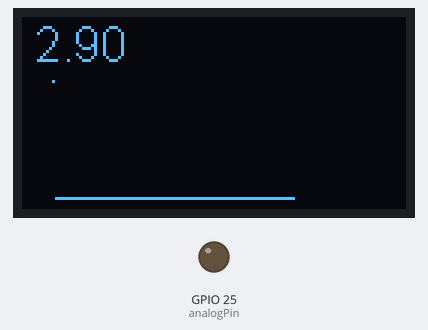
Simulated run of this sketch. Board: ESP32. Parts: 128×64 one-colour display, output pins drawn as LEDs (lit = HIGH).

Above: at 0.18 s.
At 5.11 s:
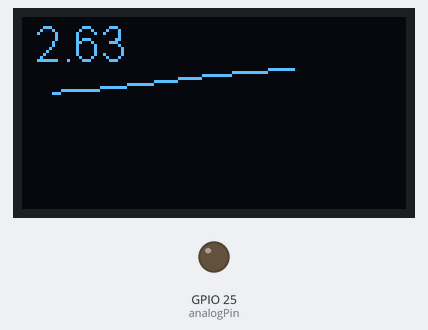
At 10.05 s:
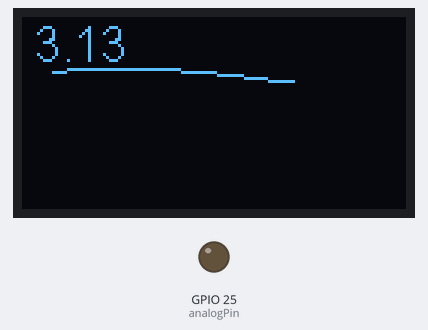
At 19.92 s:
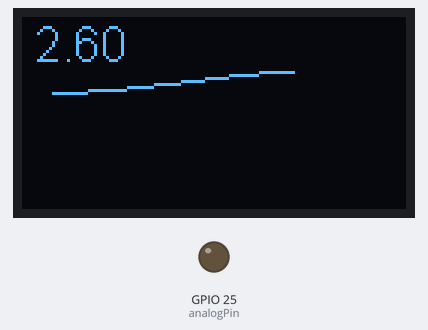
At 29.79 s:
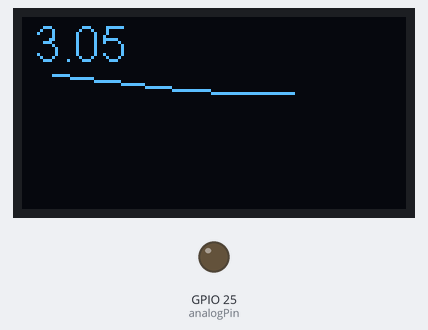
At 39.66 s:
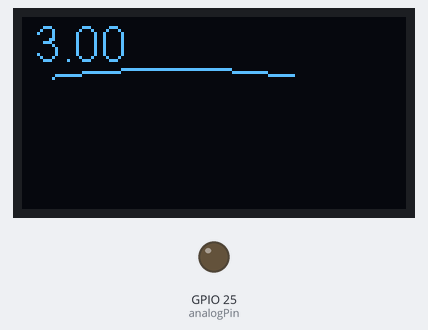

The sketch:

Arduino_Esp32_WiFi_Oled_Dac.ino
```cpp
#include <Arduino.h>

#include <Wire.h>  // Only needed for Arduino 1.6.5 and earlier
#include "SSD1306.h" // alias for `#include "SSD1306Wire.h"`
#include "esp32-hal.h"

// board https://www.tindie.com/products/lspoplove/d-duino-32esp32-and-096oled-display/
// graphic arduino lib for oled: https://github.com/squix78/esp8266-oled-ssd1306
// oled 0x3c device is connected via i2c through pins: pin 4 (CLK) and pin 5 (DATA)

SSD1306 display(0x3c, 5, 4);
int8_t pixelYs[100];
int8_t previousY;

uint8_t analogPin = 25;
float value;
float deltaValue=0.03;

float midVolt = 2.9;
float deltaVolt = 0.3;

float voltage;
char charBuf[12];

int8_t chartHeight = 45;

uint8_t x_offset = 10;
uint8_t y_offset = 60;

static inline int8_t sgn(float val) {
 if (val < 0) return -1;
 if (val==0) return 0;
 return 1;
}

void setup() {

	Serial.begin(115200);

	display.init();
	display.flipScreenVertically();
	display.setTextAlignment(TEXT_ALIGN_LEFT);
	display.setFont(ArialMT_Plain_16);
}

void loop() {

	// SINUS
	deltaValue=0.03;
 	voltage = midVolt + sin(value) * deltaVolt;

	// UP/DOWN RAMP
/*
	deltaValue=0.1;
	if(sgn(sin(value))>0)
		voltage = 3.3;
	else
		voltage = 0;
*/

	int8_t pixelY = voltage/3.3 * chartHeight;
	int8_t analogValue = voltage/3.3 * 255;


	for(int8_t i=80; i>=1; i--)
	{
		pixelYs[i] = pixelYs[i-1];
	}
	pixelYs[0] = pixelY;

	dtostrf(voltage, 5, 2, charBuf);
	display.clear();

	for (int8_t i = 0; i <= 80; i++)
	{
		display.setPixel(x_offset + i, y_offset - pixelYs[i]);
		//display.drawLine(x_offset + i - 1, y_offset - previousY, x_offset + i, y_offset - pixelYs[i]);
	}
	previousY = pixelYs[80];
	display.drawString(0, 0, charBuf);

	display.display();

	dacWrite(analogPin, analogValue);


	value = value + deltaValue;
}
```
